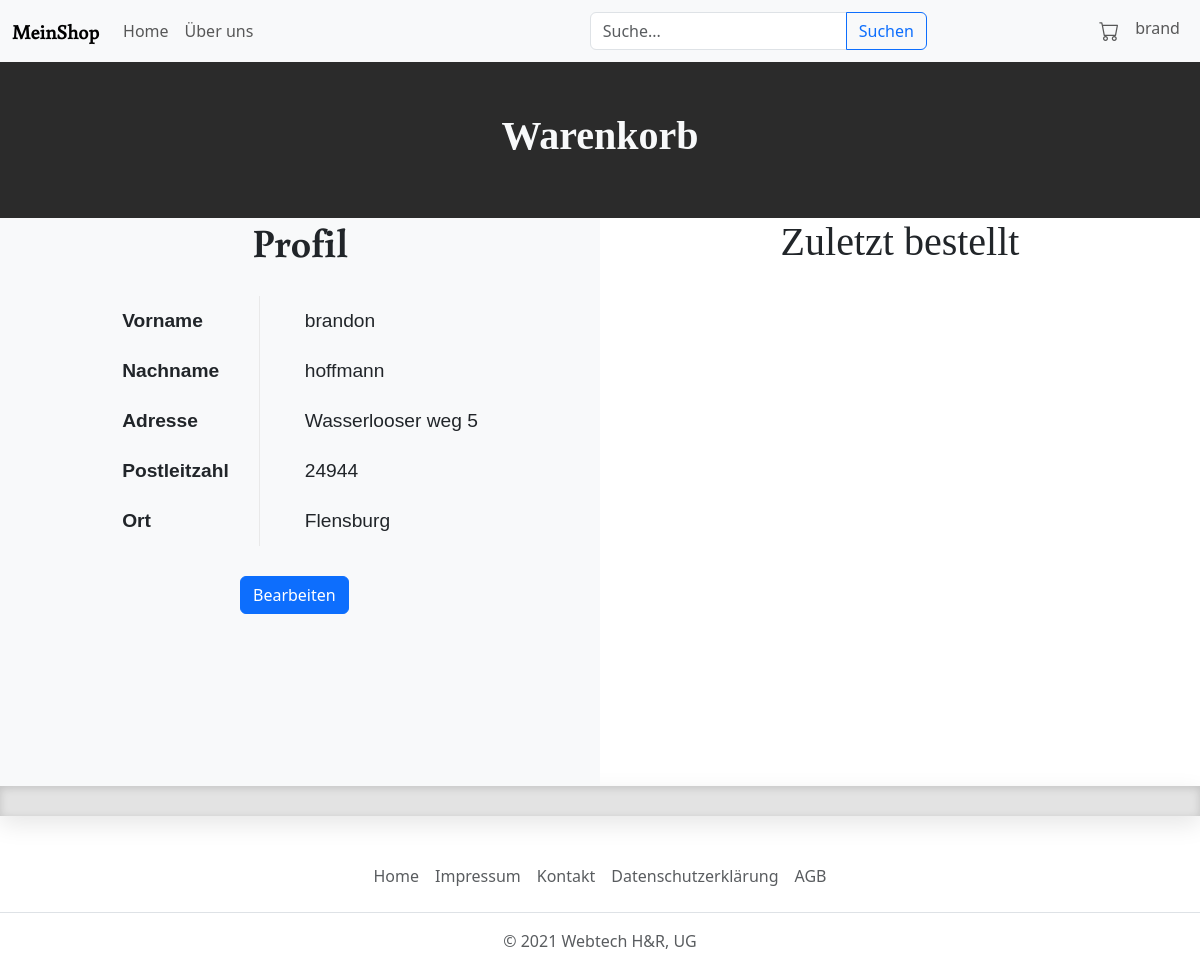
The page /profile/ (signed in) on the database as committed earlier.
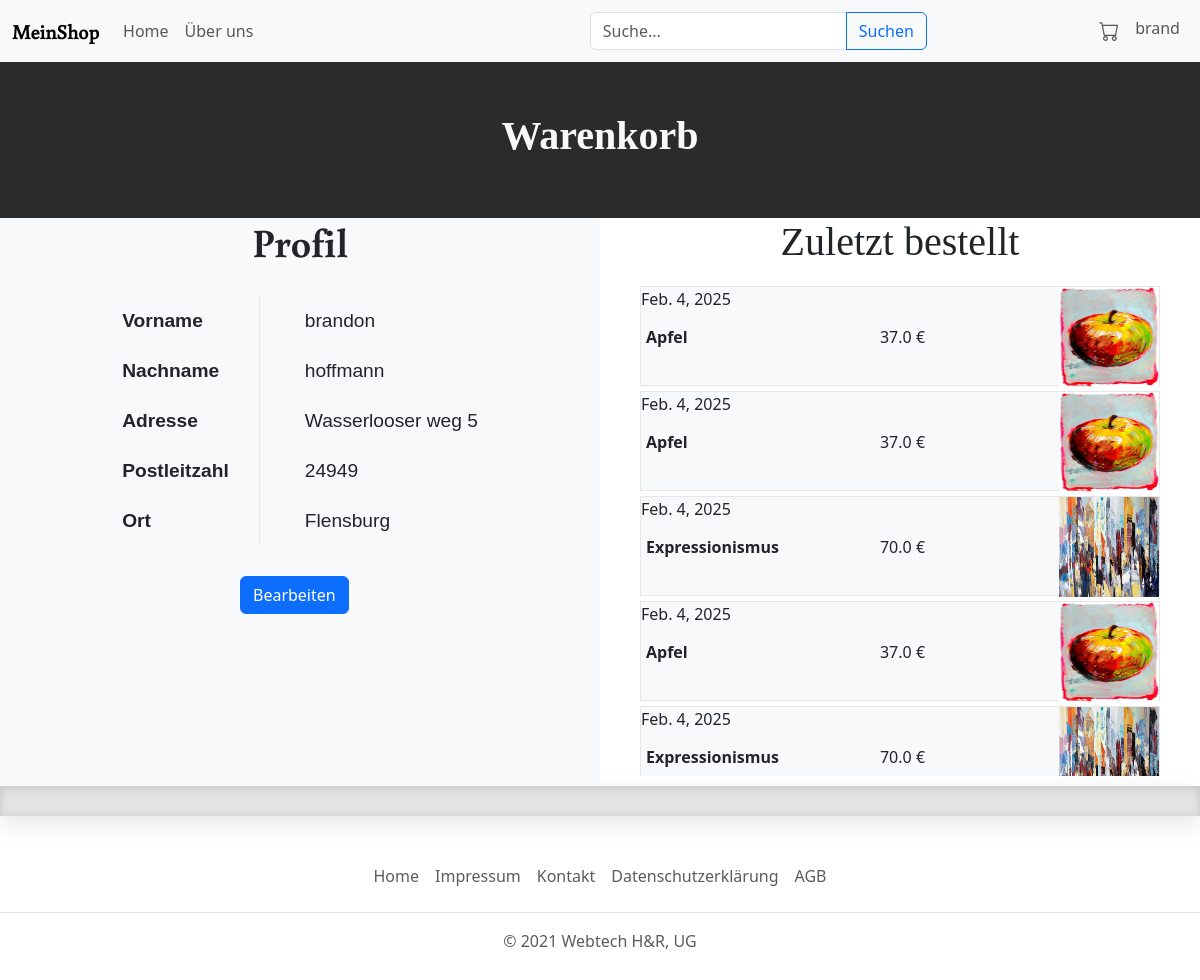
The same page on the database as committed later.
### myShop/models.py (models this page shows, shortened)
class UserProfile(models.Model):
    user = models.OneToOneField(User, on_delete=models.CASCADE)
    vorname = models.CharField(max_length=50, default="")
    nachname = models.CharField(max_length=50, default="")
    adresse = models.CharField(max_length=50, default="")
    plz = models.IntegerField(default=0)
    ort = models.CharField(max_length=50)
    agb = models.BooleanField(default=False)

class Product(models.Model):
    titel = models.CharField(max_length=50)
    preis = models.FloatField()
    breite = models.FloatField()
    höhe = models.FloatField()
    farbe = models.CharField(max_length=30)
    material = models.CharField(max_length=30)
    beschreibung = models.TextField()
    datum = models.DateField(auto_now=False, auto_now_add=True)
    ist_verkauft = models.BooleanField(default=False)

class ProductImage(models.Model):
    produkt = models.ForeignKey(Product, related_name='images', on_delete=models.CASCADE)
    image = models.ImageField(upload_to='productImages/')

### myShop/views.py (the view)
# urls.py: path('profile/', views.ProfileDetailView.as_view(), name='profile_detail'),
class ProfileDetailView(LoginRequiredMixin, DetailView):
    model = UserProfile
    template_name = 'profile.html'
    context_object_name = 'userProfile'
    def get_object(self):
        profile, created = UserProfile.objects.get_or_create(user=self.request.user)
        return profile

### myShop/templates/profile.html (shortened to what this page needs)
{% extends "base.html" %}
{% load static %}
{% block head %}
<link rel="stylesheet" href="{% static 'profile.css' %}">
<link href="https://cdn.jsdelivr.net/npm/bootstrap@5.3.3/dist/css/bootstrap.min.css" rel="stylesheet"
>
{% endblock head %}
{% block content %}
<section class="greyHead">
    <h1>Warenkorb</h1>
</section>
<section class="productOverview">
    <div class="addWarenkorb">
        <h1>Profil</h1>
        <table>
            <tr>
                <th>Vorname</th>
                <td>{{userProfile.vorname}}</td>
            </tr>
            <tr>
                <th>Nachname</th>
                <td>{{userProfile.nachname}}</td>
            </tr>
            <tr>
                <th>Adresse</th>
                <td>{{userProfile.adresse}}</td>
            </tr>
            <tr>
                <th>Postleitzahl</th>
                <td>{{userProfile.plz}}</td>
            </tr>
            <tr>
                <th>Ort</th>
                <td>{{userProfile.ort}}</td>
            </tr>
        </table>
        <a href="{% url "edit_profile" %}"><button class="btn btn-primary btnEdit">Bearbeiten</button></a>
    </div>
    <section>
        <h1 style="text-align: center; font-family: 'Henry Didot'">Zuletzt bestellt</h1>
    <div class="bestellHistory">
        {% for order in userProfile.user.orders.all %}
            {% for produkt in order.produkt.all %}
            <div class="bestellung">
                    <span style="position: absolute">{{produkt.datum}}</span>
                    <strong style="margin: auto 0px">{{produkt.titel}}
                    </strong>
                <span style="margin: auto">{{produkt.preis}} €</span>
                <a href="{% url 'product_detail' produkt.id %}">
                <img style="float: right" src="{{produkt.images.first.image.url}}" width="100px" height="100px">
                </a>
            </div>
            {% endfor %}
        {% endfor %}
    </div>
</section>
</section>
{% endblock content %}

Rows that differ between the two databases and show on the page:
changed UserProfile "brandon": plz "24944" → "24949"
now on this page (row unchanged): Product: datum "Feb. 4, 2025", titel "Apfel", preis "37.0", images.first.image (picture)
now on this page (row edited): Product: datum "Feb. 4, 2025", titel "Expressionismus", preis "70.0", images.first.image (picture)
